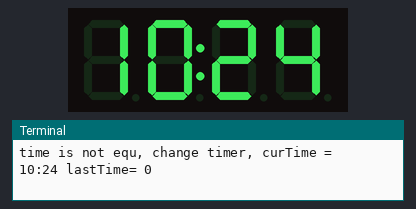
Bench run of a program on a simulated Raspberry Pi (BCM pin numbers). Shown: 4-digit seven-segment display, the last lines printed to the terminal. The clock reads 2024-03-15 10:24:30 at power-on unless the program sets it; library files of the repository ran but are not shown: tm1637.py.

Above: at 0.1 s.
At 90.1 s:
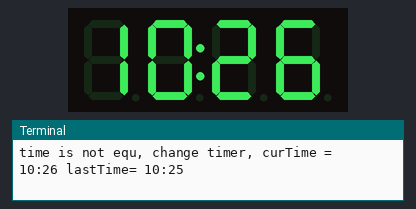

The program:

tm1637Time_Demo.py
```python
#!/usr/bin/env python
# tm1637 test
# show cur timer

import tm1637
import RPi.GPIO as GPIO
import time

CLK = 23;
DATA  = 24;
GPIO.setmode(GPIO.BCM)
GPIO.setwarnings(False);

HHMMFORMAT = '%H:%M'

try:
    digital1637 = tm1637.TM1637(CLK, DATA)
    digital1637.showDoublePoint(1);

    lastTime = 0;
    while(True):
        curTime = time.strftime(HHMMFORMAT, time.localtime(time.time()));
        if(curTime != lastTime):
            print 'time is not equ, change timer, curTime = ', curTime, 'lastTime=', lastTime;
            timer = time.localtime();
            number = [timer.tm_hour/10, timer.tm_hour%10, timer.tm_min/10, timer.tm_min%10];
            digital1637.showData(number);
            lastTime = curTime;
        # end if

        time.sleep(0.05);
    # end while

except KeyboardInterrupt:
    pass

GPIO.cleanup();
```
